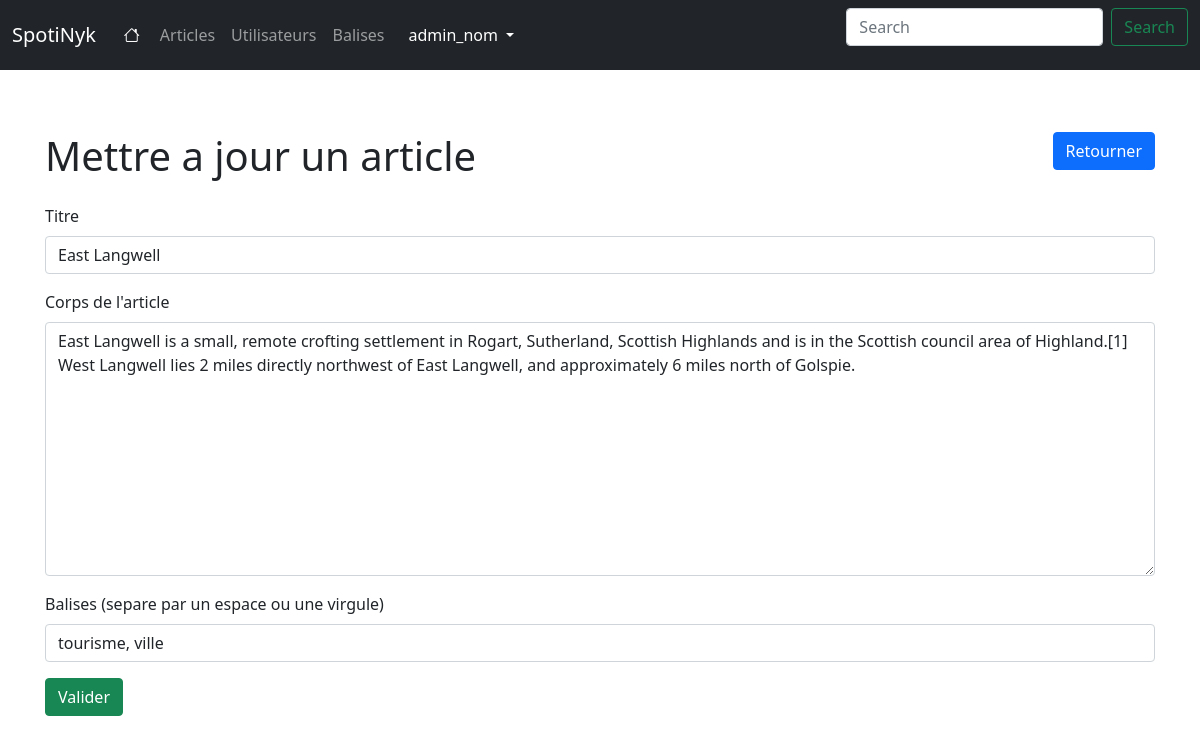
The app's page /posts/2/edit (signed in) with its own data.
### main/models/md_user.py (models this page shows, shortened)
class User(db.Model):
    id = db.Column(db.Integer, primary_key=True)
    name = db.Column(db.String(80), nullable=False)
    username = db.Column(db.String(80), unique=True, nullable=False)
    email = db.Column(db.String(120), unique=True, nullable=False)
    password = db.Column(db.String(80), nullable=False)
    profil_id = db.Column(db.Integer, db.ForeignKey('profil.id'), nullable=False, default=3)
    profil = db.relationship('Profil', backref='profils')

### main/models/md_post.py (models this page shows, shortened)
class Post(db.Model):
    id = db.Column(db.Integer, primary_key=True)
    title = db.Column(db.Text, nullable=False)
    body = db.Column(db.Text, nullable=False)
    pub_date = db.Column(db.Date, nullable=False)
    rev_date = db.Column(db.Date, nullable=False)
    status = db.Column(db.Boolean, nullable=False)
    user_id = db.Column(db.Integer, db.ForeignKey('user.id'), nullable=False)
    user = db.relationship('User', backref=db.backref('posts', lazy=True))

### main/models/md_balise.py (models this page shows, shortened)
class Balise (db.Model):
    id = db.Column(db.Integer, primary_key=True)
    description = db.Column(db.String(80), nullable=False)

### main/controllers/post_cont.py (the view, shortened to what this page needs)
@login_required
def update(post_id):
    post = Post.query.get_or_404(post_id)
    if post.user_id == current_user.id or current_user.profil.description == "admin":
        return render_template('post_update.html', post=post, balises=article_balises.query.filter_by(post_id=post_id).all())
    else:
        return redirect(url_for('posts.index'))

### main/app_init/login.py (called while the page is built)
def init_app(app):
    lm.init_app(app)
    lm.login_view = 'default.login'
    @lm.user_loader
    def load_user(user_id):
        return User.query.get(user_id)

### main/templates/post_update.html (shortened to what this page needs)
{% extends "base.html" %}
{% block content %}
<div class="row">
    <div class="col">
        <h1 class="mt-5">Mettre a jour un article</h1>
    </div>
    <div class="col text-end mt-5">
        <a class="btn btn-primary" href="{{ url_for('posts.index') }}"> Retourner</a>
    </div>
</div>
<form action="{{ url_for('posts.update', post_id=post.id) }}" method="POST" enctype="multipart/form-data">
    <div class="mb-3 mt-3">
        <label for="title" class="form-label">Titre</label>
        <input type="text" name="title" class="form-control" id="inputTitle" value="{{post.title}}" required>
    </div>
    <div class="mb-3">
        <label for="body" class="form-label">Corps de l'article</label>
        <textarea id="inputBody" name="body" rows="10" class="form-control" required>{{post.body}}</textarea>
    </div>
    <div class="mb-3 mt-3">
        <label for="title" class="form-label">Balises (separe par un espace ou une virgule)</label>
        <input type="text" name="tags" class="form-control" id="inputTags" data-role="taginput"
        value="{% for b in balises %}{{b.balise.description}}{{ ', ' if not loop.last else '' }}{% endfor %}">
    </div>
    <button type="submit" class="btn btn-success">Valider</button>
</form>
{% endblock %}

### main/templates/base.html (shortened to what this page needs)
        {% block head %}
        {% block styles %}
            <link href="https://cdn.jsdelivr.net/npm/bootstrap@5.0.2/dist/css/bootstrap.min.css" rel="stylesheet">
            <link rel="stylesheet" href="https://cdn.jsdelivr.net/npm/bootstrap-icons@1.8.1/font/bootstrap-icons.css">
            <link rel="stylesheet" href="{{ url_for('static', filename='style.css') }}">
        {% endblock %}
        {% endblock %}
    <body class="d-flex flex-column h-100">
        <header>
            <nav class="navbar navbar-expand-md navbar-dark fixed-top bg-dark">
                <div class="container-fluid">
                <a class="navbar-brand" href="{{url_for('default.index')}}">SpotiNyk</a>
                <div class="collapse navbar-collapse" id="navbarCollapse">
                    <ul class="navbar-nav me-auto mb-2 mb-md-0">
                    <li class="nav-item p-1">
                        <a class="nav-link active" id="home" aria-current="page" href="{{url_for('default.index')}}"> <span class="bi bi-house align-bottom"></span></a>
                    </li>
                    <li class="nav-item">
                        <a class="nav-link" href="{{url_for('posts.index')}}">Articles</a>
                    </li>
                    <li class="nav-item">
                        {% if current_user.is_authenticated and current_user.profil.description == "admin"%}
                        <a class="nav-link" href="{{url_for('users.index')}}">Utilisateurs</a>
                        {% else %}
                        <a class="nav-link" href="{{url_for('users.index')}}">Personnel</a>
                        {% endif %}
                    </li>
                    <li class="nav-item">
                        <a class="nav-link" href="{{url_for('balises.index')}}">Balises</a>
                    </li>
                    {% if current_user.is_authenticated %}
                    <ul class="navbar-nav mr-auto me-5 ms-2 mb-md-0">
                        <li class="nav-item dropdown">
                            <a class="nav-link active dropdown-toggle" href="#" id="navbarDropdown" role="button" data-bs-toggle="dropdown" aria-expanded="false">
                              {{current_user.name}}
                            </a>
                        </li>
                    </ul>
                    {% endif %}
                    </ul>
                    <form class="d-flex">
                        <input class="form-control me-2" type="search" placeholder="Search" aria-label="Search">
                        <button class="btn btn-outline-success" type="submit">Search</button>
                    </form>
                </div>
                </div>
            </nav>
        </header>
        <main class="flex-shrink-0">
            <div class="container">
                {% block content %}{% endblock %}
            </div>
        </main>
    </body>
</html>

### main/static/style.css (style rules this page uses)
main > .container { padding: 60px 15px 0; }

### records on screen
User: name "admin_nom"
Post: title "East Langwell", body "East Langwell is a small, remote crofting settlement in Rogart, Sutherland, Scottish Highlands and is in the Scottish council area of Highland.[1] West Langwell lies 2 miles directly northwest of East Langwell, and approximately 6 miles north of Golspie."
Balise: tags "tourisme, ville"
